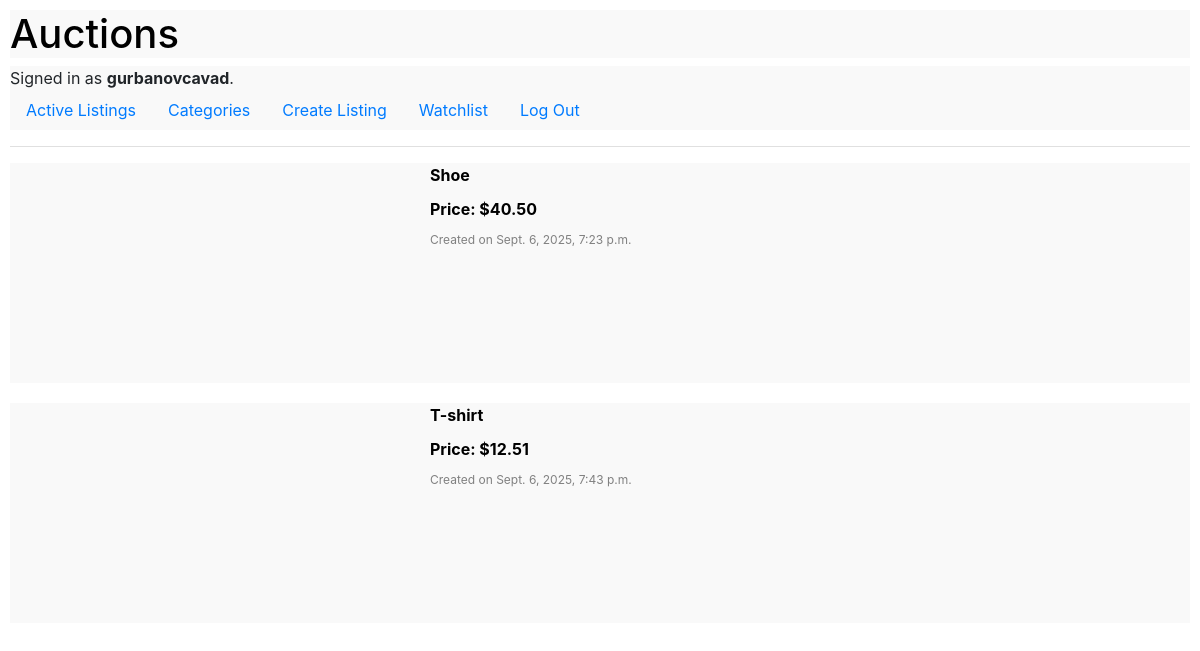
/watchlist/ (signed in), run on the app's committed database.
### auctions/models.py (models this page shows, shortened)
class User(AbstractUser):
    pass

class Listing(models.Model):
    title = models.CharField(max_length=100)
    description = models.TextField()
    starting_bid = models.DecimalField(max_digits=10, decimal_places=2)
    current_price = models.DecimalField(max_digits=10, decimal_places=2, blank=True, default=-1)
    image_url = models.URLField(blank=True, null=True)
    category = models.ForeignKey(Category, blank=True, null=True, related_name="listings", on_delete=models.SET_NULL)
    created_at = models.DateTimeField(auto_now_add=True)
    is_active = models.BooleanField(default=True)
    owner = models.ForeignKey(User, on_delete=models.CASCADE, related_name="listings")
    winner = models.ForeignKey(User, on_delete=models.SET_NULL, null=True, blank=True, related_name="won_auctions")

### auctions/views.py (the view)
# urls.py: path("watchlist/", views.watch_list, name='watch_list'),
@login_required
def watch_list(request):
    user = User.objects.get(pk=request.user.id)
    watch_list = user.watchlist.all()
    listings = [Listing.objects.get(pk=listing.listing_id) for listing in watch_list]
    context = {"listings": listings}
    return render(request, "auctions/watch_list.html", context)

### auctions/templates/auctions/watch_list.html (shortened to what this page needs)
{% extends 'auctions/layout.html' %}
{% block body %}
    {% for listing in listings %}
        <div class="listing">
            <a class="listing" href="{% url 'open_listing' listing.id %}">
                {% if listing.image_url %}
                <span style="width:400px; height:200px;">
                </span>
                {% endif %}
                <div class="listing-info">
                    <div class="title">{{listing.title}}</div>
                    <div class="price">Price: ${{listing.current_price}}</div>
                    <div class="created-at">Created on {{listing.created_at}}</div>
                </div>
            </a>
        </div>
    {% empty %}
        <div>No watching listing.</div>
    {% endfor %}
{% endblock %}

### auctions/templates/auctions/layout.html (shortened to what this page needs)
{% load static %}
<!DOCTYPE html>
<html lang="en">
    <head>
        <link rel="stylesheet" href="https://stackpath.bootstrapcdn.com/bootstrap/4.4.1/css/bootstrap.min.css">
        <link href="{% static 'auctions/styles.css' %}" rel="stylesheet">
    </head>
    <body>
        <a style="text-decoration: none; color: black;" href="{% url 'index' %}"><h1>Auctions</h1></a>
        <div>
            {% if request.user.is_authenticated %}
                Signed in as <strong>{{ user.username }}</strong>.
            {% else %}
                Not signed in.
            {% endif %}
        </div>
        <ul class="nav">
            <li class="nav-item">
                <a class="nav-link" href="{% url 'index' %}">Active Listings</a>
            </li>
            <li class="nav-item">
                <a class="nav-link" href="{% url 'categories' %}">Categories</a>
            </li>
            {% if user.is_authenticated %}
                <li class="nav-item">
                    <a class="nav-link" href="{% url 'create_listing' %}">Create Listing</a>
                </li>
                <li class="nav-item">
                    <a class="nav-link" href="{% url 'watch_list' %}">Watchlist</a>
                </li>
                <li class="nav-item">
                    <a class="nav-link" href="{% url 'logout' %}">Log Out</a>
                </li>
            {% endif %}
        </ul>
        <hr>
        {% block body %} {% endblock %}
    </body>
</html>

### auctions/static/auctions/styles.css (style rules this page uses)
* { box-sizing: border-box; margin: 0; padding: 0; background-color: #f9f9f9; }
body { padding: 10px; }
.listing { color: black; display: flex; gap: 20px; margin-bottom: 20px; }
.listing-info { display: flex; flex-direction: column; }
.title { font-weight: bold; margin-bottom: 10px; }
.price { margin-bottom: 10px; font-weight: bold; }
.created-at { font-size: 12px; color: gray; }

### data on the page
User: username "gurbanovcavad"
Listing: title "Shoe", current_price "40.50", created_at "Sept. 6, 2025, 7:23 p.m."
Listing: title "T-shirt", current_price "12.51", created_at "Sept. 6, 2025, 7:43 p.m."
